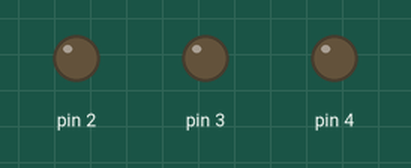
A sketch run on a simulated Arduino Uno, built with avr-gcc and run on an emulated ATmega328P. Shown: output pins drawn as LEDs (lit = HIGH).

Above: at 0.05 s.
At 3.55 s:
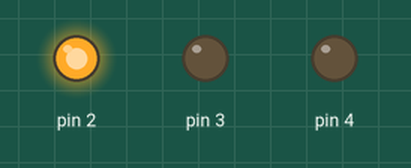
At 6.25 s:
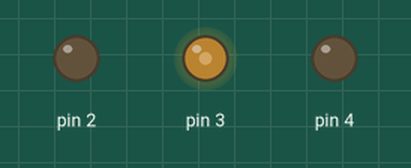
At 7.05 s:
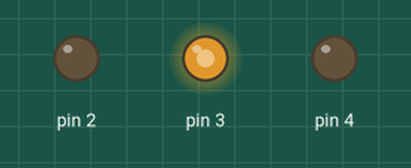
At 9.85 s:
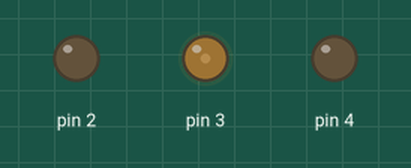
At 14.15 s:
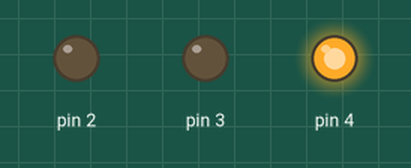
Timing chart, 0 to 20.3 s (numbered marks = the images above):
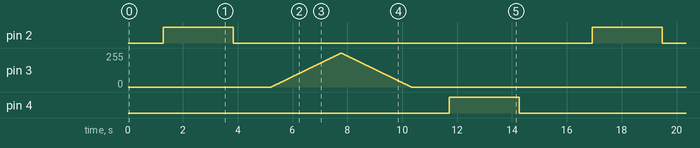

Measured:
- by itself, pin 2, pin 4: alternates HIGH for 2.6 s and LOW for 13.1 s

The sketch:

Projet_Ex6.ino
```cpp
void setup()
{
  pinMode(2, OUTPUT);
  pinMode(3, OUTPUT);
  pinMode(4, OUTPUT);
}

void loop()
{
  for(int i=2; i<=4; i=(i+1)%3+3)
  {
    for(int lum = 0; lum < 255; lum++)
    {
      analogWrite(i, lum);
      delay(10);
    }

    for(int lum = 255; lum >= 0; lum--)
    {
      analogWrite(i, lum);
      delay(10);
    }

    delay(100);
  }
}
```
